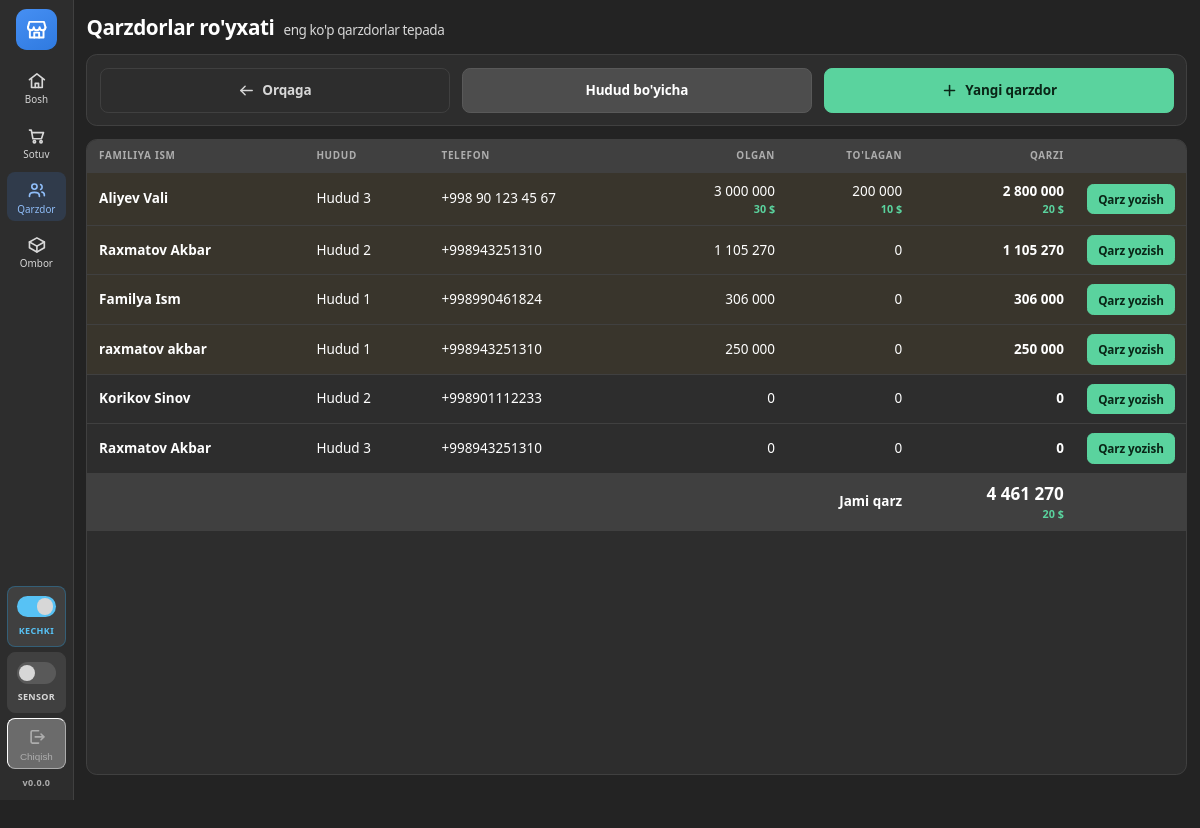
The app's page /qarzdorlar/?korinish=royxat (signed in) with its own data.
### qarz/models.py (models this page shows, shortened)
class Qarzdor(models.Model):
    ism = models.CharField("Ism", max_length=60)
    familiya = models.CharField("Familiya", max_length=60)
    telefon = models.CharField("Telefon", max_length=25, blank=True)
    hudud = models.ForeignKey(Hudud, on_delete=models.PROTECT, related_name="qarzdorlar",
                              verbose_name="Hudud")
    izoh = models.CharField("Izoh", max_length=200, blank=True)
    yaratilgan = models.DateTimeField(auto_now_add=True)
    class Meta:
        verbose_name = "Qarzdor"
        verbose_name_plural = "Qarzdorlar"
        ordering = ["familiya", "ism"]
    @property
    def jami_qarz(self):
        jami = self.qarzlar.aggregate(s=Sum(F("jami") - F("qaytarilgan_summa")))["s"]
        return jami or Decimal("0")
    @property
    def jami_qarz_dollar(self):
        jami = self.qarzlar.aggregate(
            s=Sum(F("jami_dollar") - F("qaytarilgan_summa_dollar")))["s"]
        return jami or Decimal("0")
    @property
    def jami_tolov(self):
        jami = self.tolovlar.filter(valyuta=Valyuta.SOM).aggregate(s=Sum("summa"))["s"]
        return jami or Decimal("0")
    @property
    def jami_tolov_dollar(self):
        jami = self.tolovlar.filter(valyuta=Valyuta.DOLLAR).aggregate(s=Sum("summa"))["s"]
        return jami or Decimal("0")
    @property
    def balans(self):
        return self.jami_qarz - self.jami_tolov
    @property
    def balans_dollar(self):
        return self.jami_qarz_dollar - self.jami_tolov_dollar
    @property
    def qarzi_bormi(self):
        return self.balans > 0 or self.balans_dollar > 0

class Hudud(models.Model):
    nom = models.CharField("Hudud nomi", max_length=80, unique=True)
    tartib = models.PositiveSmallIntegerField("Tartib", default=0)
    class Meta:
        verbose_name = "Hudud"
        verbose_name_plural = "Hududlar"
        ordering = ["tartib", "nom"]

### qarz/views.py (the view)
# urls.py: path("qarzdorlar/", views.qarzdorlar_royxati, name="qarzdorlar"),
def qarzdorlar_royxati(request):
    hudud_id = request.GET.get("hudud", "")
    korinish = request.GET.get("korinish", "")
    if hudud_id:
        korinish = "royxat"
    elif korinish not in ("royxat", "hududlar"):
        korinish = "tanlov"
    hudud = None
    qarzdorlar = []
    jami_balans = Decimal("0")
    jami_balans_dollar = Decimal("0")
    kartalar = []
    if korinish == "royxat":
        tanlangan = Qarzdor.objects.select_related("hudud")
        if hudud_id:
            hudud = get_object_or_404(Hudud, pk=hudud_id)
            tanlangan = tanlangan.filter(hudud=hudud)
        qarzdorlar = sorted(tanlangan, key=lambda q: (q.balans, q.balans_dollar), reverse=True)
        jami_balans = sum((q.balans for q in qarzdorlar), Decimal("0"))
        jami_balans_dollar = sum((q.balans_dollar for q in qarzdorlar), Decimal("0"))
    elif korinish == "hududlar":
        kartalar = hudud_kartalari()
    return render(request, "qarz/qarzdorlar.html", {
        "korinish": korinish,
        "qarzdorlar": qarzdorlar,
        "hudud": hudud,
        "hudud_kartalari": kartalar,
        "jami_balans": jami_balans,
        "jami_balans_dollar": jami_balans_dollar,
    })

### config/kontekst.py (called while the page is built)
def _oqi():
    yol = getattr(settings, "VERSIYA_FAYL", None)
    if yol is None or not yol.exists():
        return getattr(settings, "VERSIYA", "")
    vaqt = yol.stat().st_mtime
    if _xotira["vaqt"] != vaqt:
        _xotira["vaqt"] = vaqt
        _xotira["qiymat"] = yol.read_text(encoding="utf-8").strip()
    return _xotira["qiymat"]

def versiya(request):
    return {"versiya": _oqi()}

### qarz/templatetags/statik_versiya.py (called while the page is built)
@register.simple_tag
def statik(yol):
    manzil = static(yol)
    papkalar = list(getattr(settings, "STATICFILES_DIRS", []))
    if getattr(settings, "STATIC_ROOT", None):
        papkalar.append(settings.STATIC_ROOT)
    for papka in papkalar:
        toliq = os.path.join(str(papka), *yol.split("/"))
        if os.path.exists(toliq):
            return f"{manzil}?v={int(os.path.getmtime(toliq))}"
    return manzil

### qarz/templatetags/xozmag.py (called while the page is built, shortened)
def _decimalga(qiymat):
    try:
        return Decimal(str(qiymat).replace(" ", "").replace(",", "."))
    except (InvalidOperation, TypeError, ValueError):
        return None

@register.filter
def pul(qiymat):
    son = _decimalga(qiymat)
    if son is None:
        return qiymat
    return f"{son.quantize(Decimal('1'), rounding=ROUND_HALF_UP):,f}".replace(",", " ")

@register.filter
def tekis(qiymat):
    son = _decimalga(qiymat)
    if son is None:
        return qiymat
    if son == son.to_integral_value():
        return f"{son.to_integral_value():,f}".replace(",", " ")

### templates/qarz/qarzdorlar.html (shortened to what this page needs)
{% extends "base.html" %}
{% load xozmag %}
{% block tana %}
<div class="sahifa-keng{% if korinish == 'royxat' %} sahifa-toliq{% endif %}">
{% if korinish == "tanlov" %}
  <div class="sarlavha">
    Qarzdorlar
    <span class="kichik">qanday ko'rmoqchisiz?</span>
  </div>
  <div class="markazda">
  <div class="tanlov-setka ikkita">
    <a class="tanlov qarz" href="?korinish=royxat">
      <span class="belgi"><svg class="ikon"><use href="#i-odamlar"></use></svg></span>
      <span class="bosh">Qarzdorlar ro'yxati</span>
      <span class="izoh">Hammasi bitta ro'yxatda, eng ko'p qarzdorlar tepada</span>
    </a>
    <a class="tanlov yangi" href="?korinish=hududlar">
      <span class="belgi"><svg class="ikon"><use href="#i-uy"></use></svg></span>
      <span class="bosh">Hududlar</span>
      <span class="izoh">Avval hududni tanlang, so'ng o'sha hududning qarzdorlari</span>
    </a>
  </div>
  </div>
{% else %}
  <div class="sarlavha">
    {% if hudud %}{{ hudud.nom }}{% else %}Qarzdorlar ro'yxati{% endif %}
    <span class="kichik">eng ko'p qarzdorlar tepada</span>
  </div>
  <div class="quti">
    <div class="qator">
      <a class="tugma tinch" style="flex:1"
         href="{% if hudud %}?korinish=hududlar{% else %}{% url 'qarz:qarzdorlar' %}{% endif %}">
        <svg class="ikon"><use href="#i-chap"></use></svg> Orqaga
      </a>
      {% if hudud %}
        <a class="tugma" style="flex:1" href="?korinish=royxat">Barcha qarzdorlar</a>
      {% else %}
        <a class="tugma" style="flex:1" href="?korinish=hududlar">Hudud bo'yicha</a>
      {% endif %}
      <a class="tugma yashil" style="flex:1" href="{% url 'qarz:yangi_qarzdor' %}">
        <svg class="ikon"><use href="#i-plus"></use></svg> Yangi qarzdor
      </a>
    </div>
  </div>
  <div class="jadval-quti">
    <table class="jadval">
      <thead>
        <tr>
          <th>Familiya Ism</th>
          {% if not hudud %}<th>Hudud</th>{% endif %}
          <th>Telefon</th>
          <th class="son">Olgan</th>
          <th class="son">To'lagan</th>
          <th class="son">Qarzi</th>
          <th style="width:1%"></th>
        </tr>
      </thead>
      <tbody>
        {% for q in qarzdorlar %}
          <tr class="bosiladi {% if q.qarzi_bormi %}ogohlantirish{% endif %}"
              onclick="location.href='{% url 'qarz:qarzdor_karta' q.pk %}'">
            <td><b>{{ q.familiya }} {{ q.ism }}</b></td>
            {% if not hudud %}<td>{{ q.hudud.nom }}</td>{% endif %}
            <td>{{ q.telefon|default:"—" }}</td>
            <td class="son sust">
              {{ q.jami_qarz|pul }}
              {% if q.jami_qarz_dollar %}<div class="dollar-yozuv">{{ q.jami_qarz_dollar|tekis }} $</div>{% endif %}
            </td>
            <td class="son sust">
              {{ q.jami_tolov|pul }}
              {% if q.jami_tolov_dollar %}<div class="dollar-yozuv">{{ q.jami_tolov_dollar|tekis }} $</div>{% endif %}
            </td>
            <td class="son">
              <b>{{ q.balans|pul }}</b>
              {% if q.balans_dollar %}<div class="dollar-yozuv">{{ q.balans_dollar|tekis }} $</div>{% endif %}
            </td>
            <td>
              <a class="tugma kichik yashil" href="{% url 'qarz:qarz_boshlash' q.pk %}"
                 onclick="event.stopPropagation()">Qarz yozish</a>
            </td>
          </tr>
        {% endfor %}
      </tbody>
      {% if qarzdorlar %}
        <tfoot>
          <tr>
            <th colspan="{% if hudud %}4{% else %}5{% endif %}" style="text-align:right">Jami qarz</th>
            <th class="son" style="font-size:var(--katta-matn);font-weight:700">
              {{ jami_balans|pul }}
              {% if jami_balans_dollar %}<div class="dollar-yozuv">{{ jami_balans_dollar|tekis }} $</div>{% endif %}
            </th>
            <th></th>
          </tr>
        </tfoot>
      {% endif %}
    </table>
  </div>
{% endif %}
</div>
{% endblock %}

### static/css/uslub.css (style rules this page uses)
:root { --kolam: .9; zoom: var(--kolam); --menyu-eni: 82px; --tugma-balandlik: 50px; --matn: 15px; --katta-matn: 19px; --oraliq: 14px; --radius: 12px; --radius-s: 9px; --fon: #232323; --panel: #2d2d2d; --panel-2: #404040; --panel-3: #4d4d4d; --chegara: #404040; --chegara-2: #595959; --matn-rang: #ffffff; --matn-2: #d7d7d7; --matn-3: #adadad; --urgu: #468ff3; --urgu-quyuq: #2f7ae0; --urgu-fon: rgba(70, 143, 243, .15); --urgu-chek: rgba(70, 143, 243, .4); --urgu-matn: #8fbdf8; --ogoh: #ffb020; --ogoh-fon: rgba(255, 176, 32, .12); --ogoh-chek: rgba(255, 176, 32, .35); --tasdiq: #5ad39e; --tasdiq-quyuq: #45b986; --tasdiq-fon: rgba(90, 211, 158, .14); --tasdiq-chek: rgba(90, 211, 158, .35); --xato: #f87171; --xato-fon: rgba(248, 113, 113, .14); --xato-chek: rgba(248, 113, 113, .35); --kok: #57c2f5; --kok-fon: rgba(29, 153, 221, .16); --kok-chek: rgba(29, 153, 221, .35); --asosiy-matn: #ffffff; --tasdiq-matn: #0a2617; --soya: 0 2px 6px rgba(0, 0, 0, .35); --soya-2: 0 10px 30px rgba(0, 0, 0, .45); }
* { box-sizing: border-box; margin: 0; padding: 0; }
body { font-family: "Segoe UI Variable Text", "Segoe UI", system-ui, -apple-system, Roboto, sans-serif; font-size: var(--matn); line-height: 1.4; background: var(--fon); color: var(--matn-rang); -webkit-font-smoothing: antialiased; -webkit-tap-highlight-color: transparent; height: calc(100vh / var(--kolam)); display: flex; overflow: hidden; }
.sahifa-toliq { display: flex; flex-direction: column; height: 100%; min-height: 0; }
.sahifa-toliq > .jadval-quti { flex: 1; min-height: 0; overflow: auto; }
.sahifa-toliq table.jadval thead th { position: sticky; top: 0; z-index: 2; background: var(--panel-2); }
.sahifa-keng { max-width: 1500px; margin: 0 auto; }
.sarlavha { display: flex; align-items: baseline; gap: 10px; font-size: calc(var(--katta-matn) + 4px); font-weight: 650; letter-spacing: -.02em; margin-bottom: var(--oraliq); }
.sarlavha .kichik { font-size: var(--matn); font-weight: 400; color: var(--matn-2); }
.tugma { display: inline-flex; align-items: center; justify-content: center; gap: 8px; min-height: var(--tugma-balandlik); padding: 0 18px; font-size: var(--matn); font-weight: 600; font-family: inherit; letter-spacing: -.01em; color: var(--matn-rang); background: var(--panel-3); border: 1px solid var(--chegara-2); border-radius: var(--radius-s); cursor: pointer; text-decoration: none; user-select: none; transition: background .12s ease, border-color .12s ease, transform .1s ease; }
.tugma.yashil { background: var(--tasdiq); border-color: var(--tasdiq); color: var(--tasdiq-matn); }
.tugma.tinch { background: transparent; border-color: var(--chegara); color: var(--matn-2); }
.tugma.kichik { min-height: 34px; padding: 0 11px; font-size: 13px; border-radius: 7px; white-space: nowrap; gap: 6px; }
.ikon { width: 19px; height: 19px; flex: none; }
.quti { background: var(--panel); border: 1px solid var(--chegara); border-radius: var(--radius); padding: var(--oraliq); margin-bottom: var(--oraliq); }
.qator { display: flex; gap: var(--oraliq); flex-wrap: wrap; }
.qator > * { flex: 1; }
.jadval-quti { border: 1px solid var(--chegara); border-radius: var(--radius); overflow: hidden; background: var(--panel); margin-bottom: var(--oraliq); }
table.jadval { width: 100%; border-collapse: separate; border-spacing: 0; font-variant-numeric: tabular-nums; }
table.jadval th, table.jadval td { padding: 10px 13px; text-align: left; border-bottom: 1px solid var(--chegara); }
table.jadval th { background: var(--panel-2); color: var(--matn-3); font-size: 11px; font-weight: 600; letter-spacing: .07em; text-transform: uppercase; white-space: nowrap; }
table.jadval tbody tr:last-child td { border-bottom: none; }
table.jadval td.son, table.jadval th.son { text-align: right; white-space: nowrap; }
table.jadval tr.bosiladi { cursor: pointer; }
table.jadval tr.ogohlantirish td { background: rgba(255, 176, 32, .06); }
table.jadval tfoot th { background: var(--panel-2); color: var(--matn-rang); font-size: var(--matn); text-transform: none; letter-spacing: 0; }
.dollar-yozuv { font-size: 12px; font-weight: 700; color: var(--tasdiq); font-variant-numeric: tabular-nums; }

### records on screen
Qarzdor: familiya "Aliyev", ism "Vali", hudud.nom "Hudud 3", telefon "+998 90 123 45 67", jami_qarz|pul "3 000 000", jami_qarz_dollar|tekis "30", jami_tolov|pul "200 000", jami_tolov_dollar|tekis "10", balans|pul "2 800 000", balans_dollar|tekis "20"
Qarzdor: familiya "Raxmatov", ism "Akbar", hudud.nom "Hudud 2", telefon "+998943251310", jami_qarz|pul "1 105 270", jami_tolov|pul "0", balans|pul "1 105 270"
Qarzdor: familiya "Familya", ism "Ism", hudud.nom "Hudud 1", telefon "+998990461824", jami_qarz|pul "306 000", jami_tolov|pul "0", balans|pul "306 000"
Qarzdor: familiya "raxmatov", ism "akbar", hudud.nom "Hudud 1", telefon "+998943251310", jami_qarz|pul "250 000", jami_tolov|pul "0", balans|pul "250 000"
Qarzdor: familiya "Korikov", ism "Sinov", hudud.nom "Hudud 2", telefon "+998901112233", jami_qarz|pul "0", jami_tolov|pul "0", balans|pul "0"
Qarzdor: familiya "Raxmatov", ism "Akbar", hudud.nom "Hudud 3", telefon "+998943251310", jami_qarz|pul "0", jami_tolov|pul "0", balans|pul "0"

### other values on screen
{{ versiya }} "0.0.0"
{{ jami_balans|pul }} "4 461 270"
{{ jami_balans_dollar|tekis }} "20"
